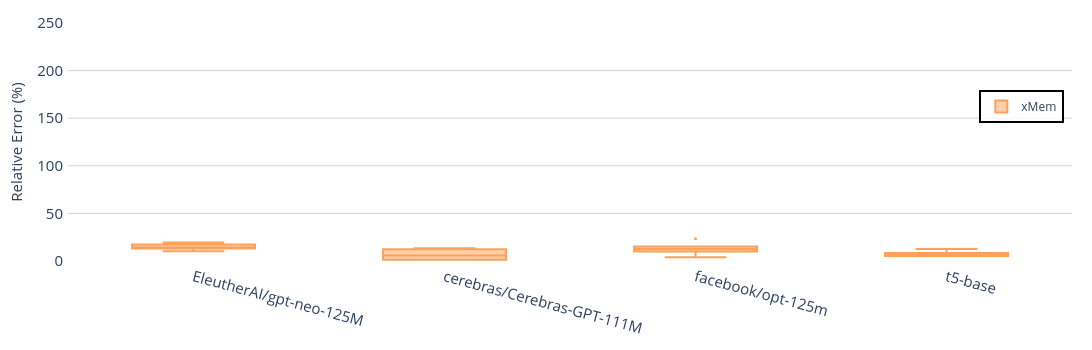

The notebook cell saved with this chart:
### Code cell
fig = e_plot.plot_relative_error_in_box_diagram_with_verification_data(
    title="Evaluation-Relative Error Experiments Result across Estimators-SGD",
    data_dir=project_base,
    overall_median=False,
    image_size=(2000, 400),
    font_size=20,
    legend_font_size=18,
    tickfont_size=22,
    view_mode = True
)
fig.show()

### Figure 1 — Plotly figure (JSON) as saved in the notebook; plotly's stock layout.template omitted (floating-point values rounded to 4 significant figures)
{"data": [{"alignmentgroup": "True", "hovertemplate": "Estimator=xMem<br>Model=%{x}<br>Error=%{y}<extra></extra>", "legendgroup": "xMem", "marker": {"color": "#FFA15A", "size": 3}, "name": "xMem", "notched": false, "offsetgroup": "xMem", "orientation": "v", "showlegend": true, "x": ["cerebras/Cerebras-GPT-111M", "cerebras/Cerebras-GPT-111M", "EleutherAI/gpt-neo-125M", "facebook/opt-125m", "EleutherAI/gpt-neo-125M", "EleutherAI/gpt-neo-125M", "cerebras/Cerebras-GPT-111M", "facebook/opt-125m", "t5-base", "cerebras/Cerebras-GPT-111M", "facebook/opt-125m", "EleutherAI/gpt-neo-125M", "EleutherAI/gpt-neo-125M", "t5-base", "EleutherAI/gpt-neo-125M", "t5-base", "EleutherAI/gpt-neo-125M", "cerebras/Cerebras-GPT-111M", "EleutherAI/gpt-neo-125M", "facebook/opt-125m", "EleutherAI/gpt-neo-125M", "cerebras/Cerebras-GPT-111M", "t5-base", "facebook/opt-125m", "facebook/opt-125m", "facebook/opt-125m", "cerebras/Cerebras-GPT-111M", "facebook/opt-125m", "cerebras/Cerebras-GPT-111M", "EleutherAI/gpt-neo-125M", "EleutherAI/gpt-neo-125M", "facebook/opt-125m", "t5-base", "t5-base", "cerebras/Cerebras-GPT-111M", "cerebras/Cerebras-GPT-111M", "EleutherAI/gpt-neo-125M", "facebook/opt-125m", "cerebras/Cerebras-GPT-111M", "cerebras/Cerebras-GPT-111M", "EleutherAI/gpt-neo-125M", "facebook/opt-125m", "facebook/opt-125m", "facebook/opt-125m", "EleutherAI/gpt-neo-125M", "t5-base", "facebook/opt-125m", "t5-base"], "x0": " ", "xaxis": "x", "y": [2.633, 1.338, 13.26, 3.926, 13.26, 13.26, 1.338, 3.926, 5.259, 1.338, 15.28, 17.3, 11.16, 5.259, 19.43, 5.259, 18.26, 13.52, 10.15, 15.28, 13.26, 12.29, 8.431, 15.28, 9.91, 15.28, 12.29, 9.91, 9.121, 17.3, 13.26, 15.28, 8.431, 8.431, 1.338, 12.29, 17.3, 9.91, 12.29, 2.633, 15.04, 3.926, 23.46, 9.91, 17.3, 5.911, 15.04, 12.47], "y0": " ", "yaxis": "y", "type": "box"}], "layout": {"xaxis": {"anchor": "y", "domain": [0.0, 1.0], "title": {"font": {"size": 15}}, "categoryorder": "array", "categoryarray": ["EleutherAI/gpt-neo-125M", "cerebras/Cerebras-GPT-111M", "facebook/opt-125m", "t5-base"], "tickangle": 15, "tickfont": {"size": 15}, "showgrid": false}, "yaxis": {"anchor": "x", "domain": [0.0, 1.0], "title": {"text": "Relative Error (%)", "font": {"size": 15}}, "tickfont": {"size": 15}, "showgrid": true, "gridcolor": "LightGray", "zeroline": false, "range": [0, 250]}, "legend": {"title": {}, "tracegroupgap": 0, "font": {"size": 12}, "orientation": "v", "yanchor": "bottom", "y": 0.58, "xanchor": "center", "x": 0.95, "bgcolor": "rgba(255,255,255,0.8)", "bordercolor": "Black", "borderwidth": 2}, "margin": {"t": 20, "l": 60, "r": 20, "b": 50, "pad": 4}, "boxmode": "group", "font": {"size": 15}, "title": {"x": 0.5}, "plot_bgcolor": "white", "width": 1200, "height": 350}}
